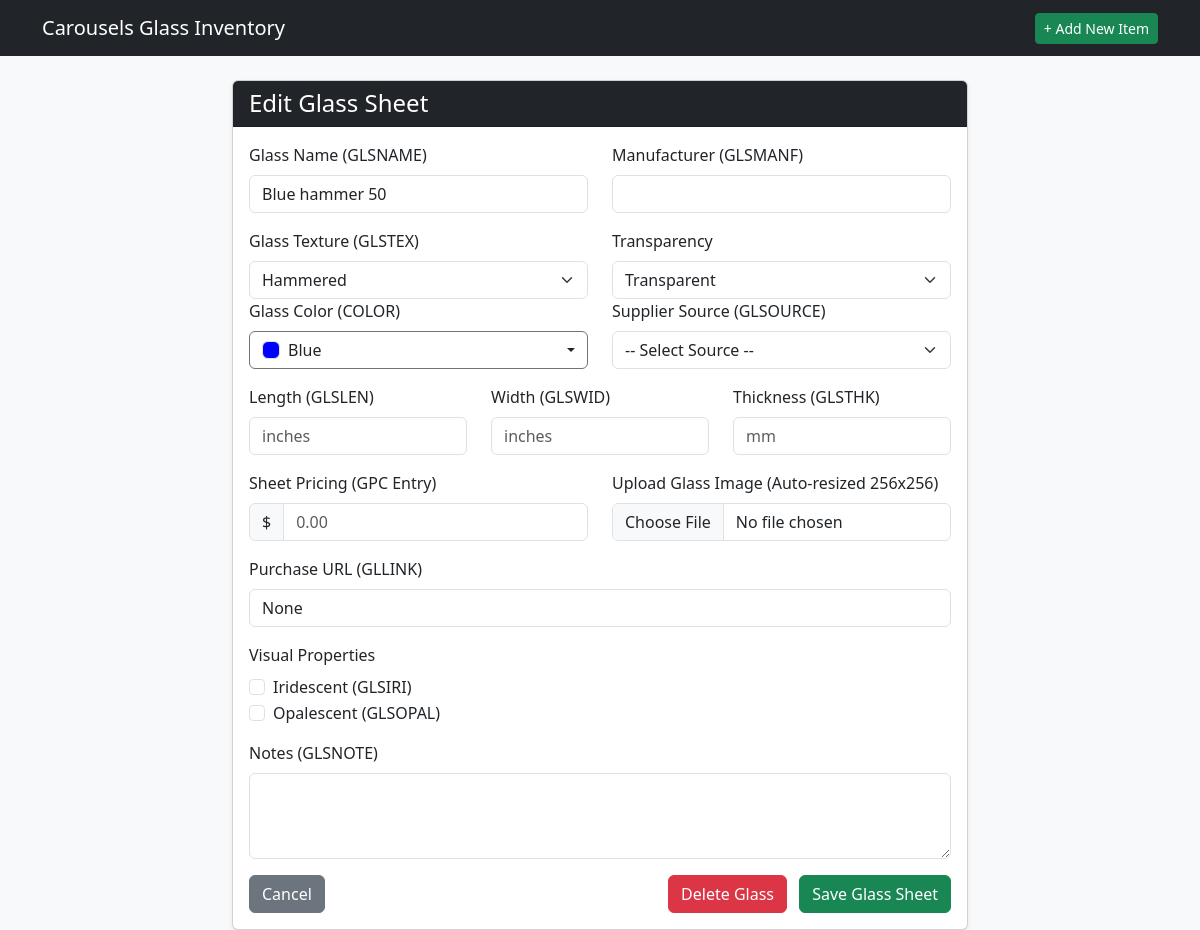
Before: /glass/edit/2 with the older database file.
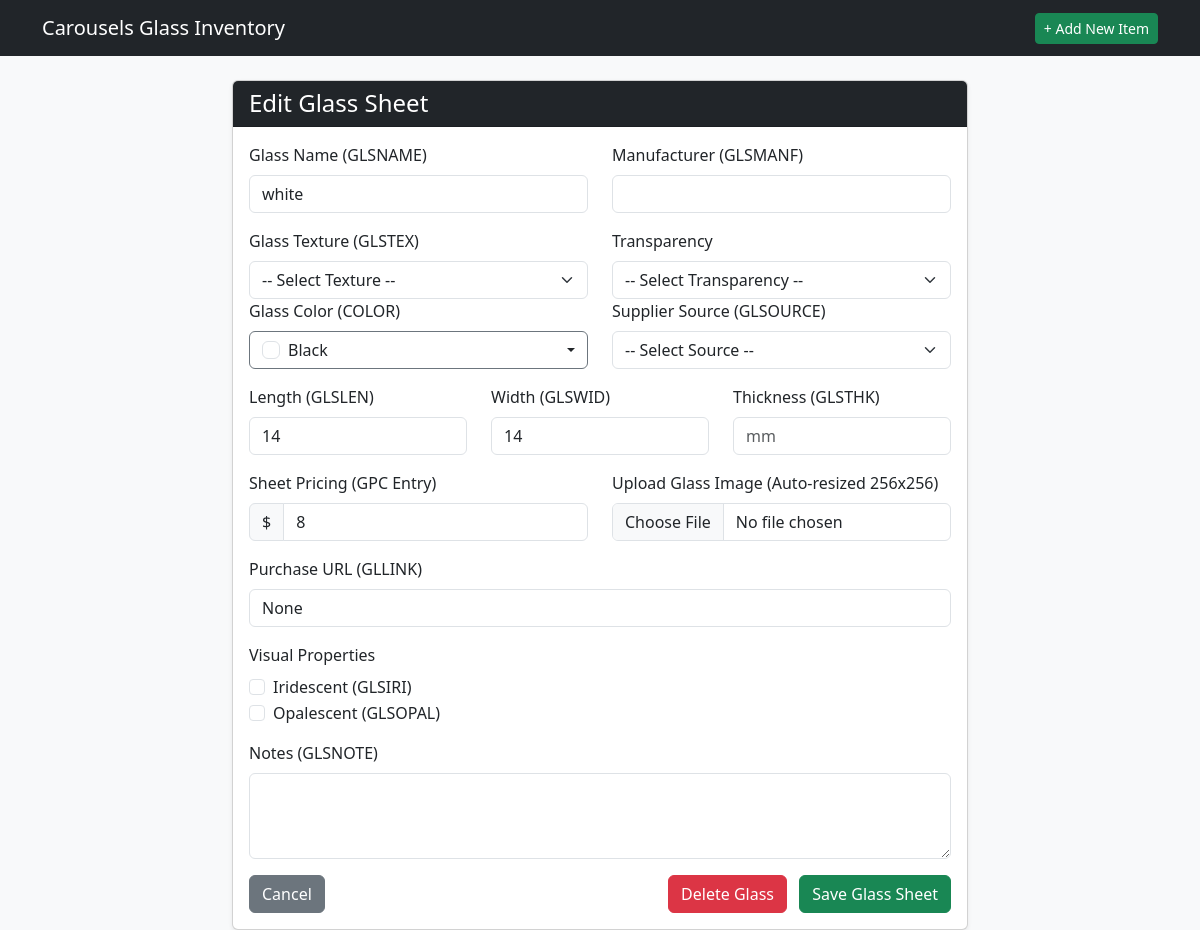
After: the same page with the newer database file.
### tables this page shows
CREATE TABLE GSI (

    GLASSID INTEGER PRIMARY KEY AUTOINCREMENT,
    GLSNAME TEXT,
    GLSMANF TEXT,
    GLSLEN INTEGER,
    GLSWID INTEGER,
    GLSTHK INTEGER,
    GLSTEX TEXT,
    GLSIRI INTEGER,
    GLSOPAL INTEGER,
    GLSOURCE TEXT,
    GLLINK TEXT,
    GLSIMG TEXT,
    GLSNOTE TEXT,
    COLOR TEXT,
    GTRNSN TEXT,
    ISACTIVE INTEGER,

    FOREIGN KEY (GLSTEX) REFERENCES GTL(GLSTEX) ON DELETE SET NULL ON UPDATE CASCADE,
    FOREIGN KEY (COLOR) REFERENCES COLOR(COLOR) ON DELETE SET NULL ON UPDATE CASCADE,
    FOREIGN KEY (GLSOURCE) REFERENCES GSL(GLSOURCE) ON DELETE SET NULL ON UPDATE CASCADE,
    FOREIGN KEY (GTRNSN) REFERENCES GTRNS(GTRNSN) ON DELETE SET NULL ON UPDATE CASCADE

);

CREATE TABLE GTL (

    GLSTEX TEXT PRIMARY KEY,
    ISACTIVE INTEGER

);

CREATE TABLE GTRNS (

    GTRNSN TEXT PRIMARY KEY,
    GTRNSV INTEGER
);

CREATE TABLE COLOR (
    COLOR TEXT PRIMARY KEY,
    CHEX TEXT,
    ISACTIVE INTEGER
);

CREATE TABLE GPC (

    GLASSID INTEGER,                          
    GLSPRICE NUMERIC,                         
    STDATE TEXT,                              
    ENDDATE TEXT,                             

    FOREIGN KEY (GLASSID) REFERENCES GSI(GLASSID) ON DELETE CASCADE ON UPDATE CASCADE

);

### app.py (the view, shortened to what this page needs)
@app.route('/glass/edit/<int:glass_id>', methods=['GET', 'POST'])
def edit_glass(glass_id):
    db = get_db()
    glass = db.execute('''
        SELECT g.*, p.GLSPRICE, c.CHEX
        FROM GSI g
        LEFT JOIN GPC p ON g.GLASSID = p.GLASSID
        LEFT JOIN COLOR c ON g.COLOR = c.COLOR
        LEFT JOIN GTRNS t ON g.GTRNSN = t.GTRNSN
        WHERE g.GLASSID = ?

    ''', (glass_id,)).fetchone()
    if not glass:
        flash('Glass sheet record not found.', 'danger')
        return redirect(url_for('list_glass'))
    textures = db.execute('SELECT * FROM GTL').fetchall()
    transparency = db.execute('SELECT * FROM GTRNS').fetchall()
    colors = db.execute('SELECT * FROM COLOR').fetchall()
    sources = db.execute('SELECT * FROM GSL').fetchall()
    return render_template(
        'glass_form.html',
        glass=glass,
        textures=textures,
        transparency=transparency,
        colors=colors,
        sources=sources,
        action='Edit',
    )

### app.py (called while the page is built)
def get_db():
    conn = sqlite3.connect(DATABASE)
    conn.row_factory = sqlite3.Row
    conn.execute("PRAGMA foreign_keys = ON;")
    return conn

### templates/glass_form.html (shortened to what the changed rows need)
{% extends 'base.html' %}
{% block content %}
<div class="row justify-content-center">
    <div class="col-md-8">
        <div class="card shadow-sm">
            <div class="card-body">
                <form method="POST" enctype="multipart/form-data">
                    <div class="row mb-3">
                        <div class="col-md-6">
                            <label class="form-label">Glass Name (GLSNAME)</label>
                            <input type="text" name="GLSNAME" class="form-control" value="{{ glass.GLSNAME if glass else '' }}" required maxlength="25">
                        </div>
                    </div>
                    <div class="row mb-3">
                        <div class="col-md-6">
                            <label class="form-label">Glass Texture (GLSTEX)</label>
                            <select name="GLSTEX" class="form-select">
                                <option value="">-- Select Texture --</option>
                                {% for t in textures %}
                                    <option value="{{ t.GLSTEX }}" {% if glass and glass.GLSTEX == t.GLSTEX %}selected{% endif %}>
                                        {{ t.GLSTEX }}
                                    </option>
                                {% endfor %}
                            </select>
                        </div>
			<div class="col-md-6">
			    <label for="GTRNSN" class="form-label">Transparency</label>
			    <select class="form-select" id="GTRNSN" name="GTRNSN">
			        <option value="">-- Select Transparency --</option>
			        {% for t in transparency %}
			            <option value="{{ t.GTRNSN }}" {% if glass and glass.GTRNSN == t.GTRNSN %}selected{% endif %}>
			                {{ t.GTRNSN }}
			            </option>
			        {% endfor %}
				</select>
			</div>
                        <div class="col-md-6">
                            <div class="dropdown">
                                <button class="btn btn-outline-secondary dropdown-toggle w-100 d-flex align-items-center justify-content-between bg-white text-dark"
                                        type="button"
                                        id="colorDropdownBtn"
                                        data-bs-toggle="dropdown"
                                        aria-expanded="false">
                                    <span id="selected-color-label" class="d-flex align-items-center gap-2">
                                        {% if glass and glass.COLOR %}
                                            <span class="d-inline-block rounded border" style="width: 18px; height: 18px; background-color: #{{ glass.CHEX|string|replace('#', '') if glass.CHEX else 'ccc' }};"></span>
                                            {{ glass.COLOR }}
                                        {% else %}
                                            <span class="text-muted">-- Select Color --</span>
                                        {% endif %}
                                    </span>
                                </button>
                            </div>
                        </div>
                    </div>
                    <div class="row mb-3">
                        <div class="col-md-4">
                            <label class="form-label">Length (GLSLEN)</label>
                            <input type="number" name="GLSLEN" class="form-control" value="{{ glass.GLSLEN if glass else '' }}" placeholder="inches">
                        </div>
                        <div class="col-md-4">
                            <label class="form-label">Width (GLSWID)</label>
                            <input type="number" name="GLSWID" class="form-control" value="{{ glass.GLSWID if glass else '' }}" placeholder="inches">
                        </div>
                    </div>
                    <div class="row mb-3">
                        <div class="col-md-6">
                            <div class="input-group">
                                <span class="input-group-text">$</span>
                                <input type="number" step="1.00" min="0" name="GLSPRICE" class="form-control" value="{{ glass.GLSPRICE if glass else '' }}" placeholder="0.00">
                            </div>
                        </div>
                    </div>
                    <div class="mb-3">
                        <div class="form-check">
                            <input class="form-check-input" type="checkbox" name="GLSIRI" id="GLSIRI" {% if glass and glass.GLSIRI %}checked{% endif %}>
                            <label class="form-check-label" for="GLSIRI">Iridescent (GLSIRI)</label>
                        </div>
                        <div class="form-check">
                            <input class="form-check-input" type="checkbox" name="GLSOPAL" id="GLSOPAL" {% if glass and glass.GLSOPAL %}checked{% endif %}>
                            <label class="form-check-label" for="GLSOPAL">Opalescent (GLSOPAL)</label>
                        </div>
                    </div>
                </form>
            </div>
        </div>
    </div>
</div>
{% endblock %}

Changed rows visible on the page:
changed GSI: GLSNAME "Blue hammer 50" → "white"; COLOR "Blue" → "Black"; GLSLEN (not shown) → "14"; GLSWID (not shown) → "14"; GLSTEX "Hammered" → (not shown); GTRNSN "Transparent" → (not shown)
added GPC: GLSPRICE "8"
Other visible differences:
form field GLSTEX: (not shown) → "-- Select Texture --"
form field GTRNSN: (not shown) → "-- Select Transparency --"
